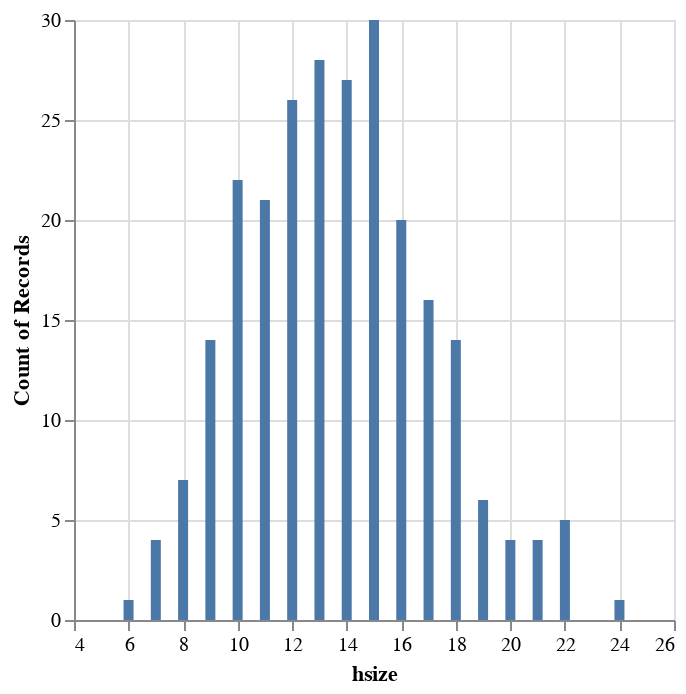

Notebook code cell kept with this figure:
### Code cell
alt.Chart(hsizes_df).mark_bar().encode(
    alt.X("hsize:Q"),
    y='count()',
)

### Figure 1 — Vega-Lite specification as saved in the notebook (floating-point values rounded to 4 significant figures; data arrays with more than 128 entries replaced by an {"elided": "..."} marker saying what was removed)
{"config": {"view": {"continuousWidth": 300, "continuousHeight": 300}}, "data": {"name": "data-a85df5486903d25e25694d5d36306d20"}, "mark": {"type": "bar"}, "encoding": {"x": {"field": "hsize", "type": "quantitative"}, "y": {"aggregate": "count", "type": "quantitative"}}, "$schema": "https://vega.github.io/schema/vega-lite/v5.14.1.json", "datasets": {"data-a85df5486903d25e25694d5d36306d20": {"elided": "250 records"}}}
